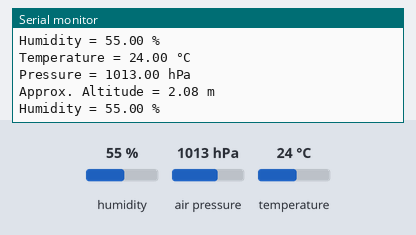
This program was run on a simulated Arduino Nano 33 IoT. On the bench: the last lines printed to the serial monitor. Inputs (shaded band) come from the test bench; at power-on: humidity 55 %, air pressure 1013 hPa, temperature 24 °C.

Above: at 1.2 s.
1.3 s: humidity set to 22 %
At 2.5 s:
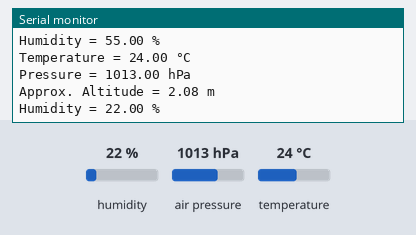
2.8 s: air pressure set to 952 hPa
At 3.4 s:
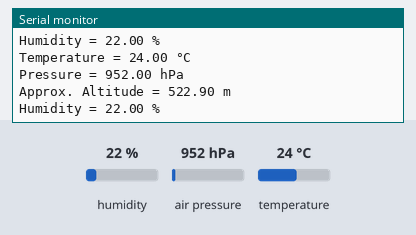

Measured:
- after the input at 1.3 s, the serial monitor: prints a new line after 0.71 s (image 1)
- after the input at 2.8 s, the serial monitor: prints a new line after 0.22 s (image 2)

The program:

main.cpp
```cpp
#include <Arduino.h>

#include <Wire.h>
#include <SPI.h>
#include <Adafruit_Sensor.h>
#include <Adafruit_BME280.h>

#define BME_SCK 13
#define BME_MISO 12
#define BME_MOSI 11
#define BME_CS 10

#define SEALEVELPRESSURE_HPA (1013.25)

Adafruit_BME280 bme; // I2C
//Adafruit_BME280 bme(BME_CS); // hardware SPI
//Adafruit_BME280 bme(BME_CS, BME_MOSI, BME_MISO, BME_SCK); // software SPI

unsigned long delayTime;
void printValues(); //Aliohjelma täytyy esitellä koodin alussa VS Codessa, muuten tulee virheilmoitus.

void setup() {
    Serial.begin(9600);
    while(!Serial);    // time to get serial running
    Serial.println(F("BME280 test"));

    unsigned status;

    // default settings
    status = bme.begin(0x76);  //Anna I2C-osoite 0x76, että anturi löytyy. Muuten ei tule mittauksia.
    // You can also pass in a Wire library object like &Wire2
    // status = bme.begin(0x76, &Wire2)
    if (!status) {
        Serial.println("Could not find a valid BME280 sensor, check wiring, address, sensor ID!");
        Serial.print("SensorID was: 0x"); Serial.println(bme.sensorID(),16);
        Serial.print("        ID of 0xFF probably means a bad address, a BMP 180 or BMP 085\n");
        Serial.print("   ID of 0x56-0x58 represents a BMP 280,\n");
        Serial.print("        ID of 0x60 represents a BME 280.\n");
        Serial.print("        ID of 0x61 represents a BME 680.\n");
        while (1) delay(10);
    }

    Serial.println("-- Default Test --");
    delayTime = 1000;

    Serial.println();
}


void loop() {
    printValues();  //Aliohjelma printValuesin kutsu tietyin aikavälein. VS Codessa koodin alussa.
    delay(delayTime);
}


void printValues() {    //Aliohjelman koodi.
    Serial.print("Temperature = ");
    Serial.print(bme.readTemperature());
    Serial.println(" °C");

    Serial.print("Pressure = ");

    Serial.print(bme.readPressure() / 100.0F);
    Serial.println(" hPa");

    Serial.print("Approx. Altitude = ");
    Serial.print(bme.readAltitude(SEALEVELPRESSURE_HPA));
    Serial.println(" m");

    Serial.print("Humidity = ");
    Serial.print(bme.readHumidity());
    Serial.println(" %");

    Serial.println();
}
```
